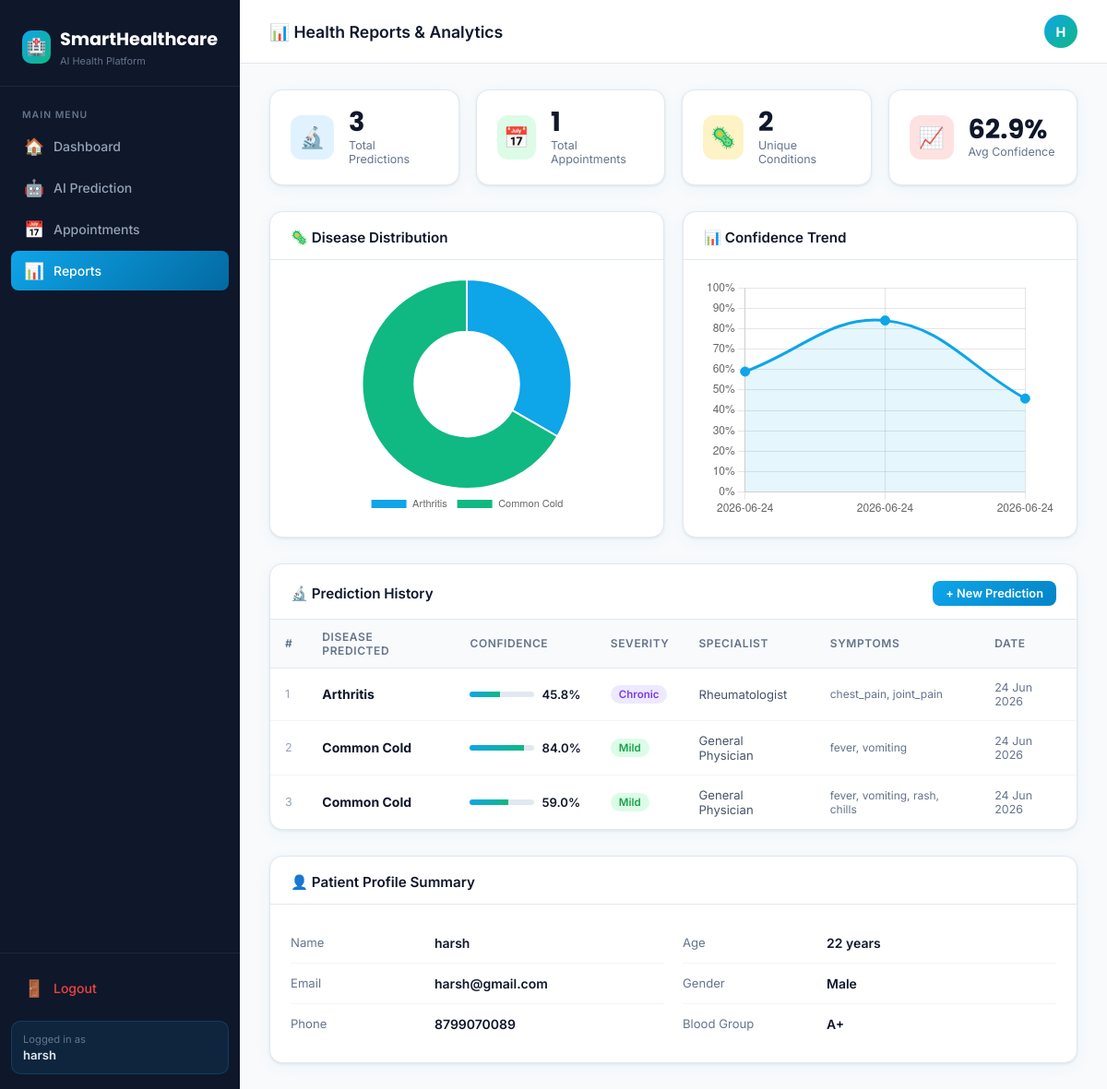
Screenshot of /reports (signed in) with the database file from the repository.
### app.py (models this page shows)
class Prediction(db.Model):
    id          = db.Column(db.Integer, primary_key=True)
    user_id     = db.Column(db.Integer, db.ForeignKey('user.id'))
    disease     = db.Column(db.String(100))
    confidence  = db.Column(db.Float)
    symptoms    = db.Column(db.String(500))
    severity    = db.Column(db.String(20))
    specialist  = db.Column(db.String(100))
    created_at  = db.Column(db.DateTime, default=datetime.utcnow)

class User(db.Model):
    id         = db.Column(db.Integer, primary_key=True)
    name       = db.Column(db.String(100), nullable=False)
    email      = db.Column(db.String(120), unique=True, nullable=False)
    password   = db.Column(db.String(200), nullable=False)
    age        = db.Column(db.Integer)
    gender     = db.Column(db.String(10))
    phone      = db.Column(db.String(15))
    blood_group= db.Column(db.String(5))
    created_at = db.Column(db.DateTime, default=datetime.utcnow)

### app.py (the view)
@app.route('/reports')
@login_required
def reports():
    user  = User.query.get(session['user_id'])
    preds = Prediction.query.filter_by(user_id=user.id).order_by(Prediction.created_at.desc()).all()
    apts  = Appointment.query.filter_by(user_id=user.id).order_by(Appointment.created_at.desc()).all()
    disease_counts = {}
    for p in preds:
        disease_counts[p.disease] = disease_counts.get(p.disease, 0) + 1
    return render_template('reports.html', user=user, predictions=preds,
                           appointments=apts, disease_counts=disease_counts)

### app.py (called while the page is built)
def login_required(f):
    from functools import wraps
    @wraps(f)
    def decorated(*args, **kwargs):
        if 'user_id' not in session:
            flash('Please login first.', 'warning')
            return redirect(url_for('login'))
        return f(*args, **kwargs)
    return decorated

### templates/reports.html (shortened to what this page needs)
<!DOCTYPE html>
<html lang="en">
<head>
<link rel="stylesheet" href="{{ url_for('static', filename='css/style.css') }}">
</head>
<body>
<div class="layout">
  {% include '_sidebar.html' %}
  <div class="main-content">
    <div class="topbar">
      <div class="topbar-title">📊 Health Reports & Analytics</div>
      <div class="topbar-right">
        <div class="user-avatar">{{ session.user_name[0].upper() }}</div>
      </div>
    </div>
    <div class="page-content">
      <div class="stats-grid">
        <div class="stat-card">
          <div class="stat-icon blue">🔬</div>
          <div>
            <div class="stat-value">{{ predictions|length }}</div>
            <div class="stat-label">Total Predictions</div>
          </div>
        </div>
        <div class="stat-card">
          <div class="stat-icon green">📅</div>
          <div>
            <div class="stat-value">{{ appointments|length }}</div>
            <div class="stat-label">Total Appointments</div>
          </div>
        </div>
        <div class="stat-card">
          <div class="stat-icon orange">🦠</div>
          <div>
            <div class="stat-value">{{ disease_counts|length }}</div>
            <div class="stat-label">Unique Conditions</div>
          </div>
        </div>
        <div class="stat-card">
          <div class="stat-icon red">📈</div>
          <div>
            <div class="stat-value">
              {% if predictions %}
                {{ (predictions | map(attribute='confidence') | sum / predictions|length)|round(1) }}%
              {% else %}—{% endif %}
            </div>
            <div class="stat-label">Avg Confidence</div>
          </div>
        </div>
      </div>
      <div class="grid-2">
        <div class="card">
          <div class="card-header"><span class="card-title">🦠 Disease Distribution</span></div>
          <div class="card-body">
            {% if disease_counts %}
            <div class="chart-container">
              <canvas id="diseaseChart"></canvas>
            </div>
            {% else %}
            <div style="text-align:center;padding:40px;color:#94a3b8">No data yet</div>
            {% endif %}
          </div>
        </div>
        <div class="card">
          <div class="card-header"><span class="card-title">📊 Confidence Trend</span></div>
          <div class="card-body">
            {% if predictions %}
            <div class="chart-container">
              <canvas id="confidenceChart"></canvas>
            </div>
            {% else %}
            <div style="text-align:center;padding:40px;color:#94a3b8">No data yet</div>
            {% endif %}
          </div>
        </div>
      </div>
      <div class="card mt-4">
        <div class="card-header">
          <span class="card-title">🔬 Prediction History</span>
          <a href="{{ url_for('prediction') }}" class="btn btn-primary btn-sm">+ New Prediction</a>
        </div>
        <div class="card-body" style="padding:0">
          {% if predictions %}
          <div class="table-wrap">
            <table>
              <thead>
                <tr>
                  <th>#</th>
                  <th>Disease Predicted</th>
                  <th>Confidence</th>
                  <th>Severity</th>
                  <th>Specialist</th>
                  <th>Symptoms</th>
                  <th>Date</th>
                </tr>
              </thead>
              <tbody>
              {% for p in predictions %}
              <tr>
                <td style="color:#94a3b8;font-size:.78rem">{{ loop.index }}</td>
                <td><strong>{{ p.disease }}</strong></td>
                <td>
                  <div style="display:flex;align-items:center;gap:8px">
                    <div style="width:70px;background:#e2e8f0;border-radius:4px;height:6px;overflow:hidden">
                      <div style="width:{{ p.confidence }}%;height:100%;background:linear-gradient(90deg,#0ea5e9,#10b981)"></div>
                    </div>
                    <span style="font-size:.82rem;font-weight:600">{{ p.confidence }}%</span>
                  </div>
                </td>
                <td><span class="badge badge-{{ p.severity.lower() }}">{{ p.severity }}</span></td>
                <td style="font-size:.82rem;color:#475569">{{ p.specialist }}</td>
                <td style="font-size:.75rem;color:#64748b;max-width:200px">
                  {{ p.symptoms[:60] }}{% if p.symptoms|length > 60 %}...{% endif %}
                </td>
                <td style="font-size:.78rem;color:#64748b">{{ p.created_at.strftime('%d %b %Y') }}</td>
              </tr>
              {% endfor %}
              </tbody>
            </table>
          </div>
          {% else %}
          <div style="padding:48px;text-align:center;color:#94a3b8">
            <div style="font-size:3rem">🔬</div>
            <p style="margin-top:12px">No prediction history yet</p>
            <a href="{{ url_for('prediction') }}" class="btn btn-primary btn-sm" style="margin-top:12px">Make First Prediction</a>
          </div>
          {% endif %}
        </div>
      </div>
      <div class="card mt-4">
        <div class="card-header"><span class="card-title">👤 Patient Profile Summary</span></div>
        <div class="card-body">
          <div class="grid-2">
            <div>
              <table style="width:100%">
                <tr><td style="padding:8px 0;color:#64748b;font-size:.82rem;width:140px">Name</td><td style="font-weight:600;font-size:.875rem">{{ user.name }}</td></tr>
                <tr><td style="padding:8px 0;color:#64748b;font-size:.82rem">Email</td><td style="font-weight:600;font-size:.875rem">{{ user.email }}</td></tr>
                <tr><td style="padding:8px 0;color:#64748b;font-size:.82rem">Phone</td><td style="font-weight:600;font-size:.875rem">{{ user.phone or 'N/A' }}</td></tr>
              </table>
            </div>
            <div>
              <table style="width:100%">
                <tr><td style="padding:8px 0;color:#64748b;font-size:.82rem;width:140px">Age</td><td style="font-weight:600;font-size:.875rem">{{ user.age or 'N/A' }} years</td></tr>
                <tr><td style="padding:8px 0;color:#64748b;font-size:.82rem">Gender</td><td style="font-weight:600;font-size:.875rem">{{ user.gender or 'N/A' }}</td></tr>
                <tr><td style="padding:8px 0;color:#64748b;font-size:.82rem">Blood Group</td><td style="font-weight:600;font-size:.875rem">{{ user.blood_group or 'N/A' }}</td></tr>
              </table>
            </div>
          </div>
        </div>
      </div>
    </div>
  </div>
</div>
<script>
{% if disease_counts %}
const diseaseLabels = {{ disease_counts.keys()|list|tojson }};
const diseaseCounts = {{ disease_counts.values()|list|tojson }};
const colors = ['#0ea5e9','#10b981','#f59e0b','#ef4444','#a78bfa','#ec4899','#14b8a6','#f97316','#6366f1','#84cc16'];
new Chart(document.getElementById('diseaseChart'), {
  type: 'doughnut',
  data: {
    labels: diseaseLabels,
    datasets: [{ data: diseaseCounts, backgroundColor: colors, borderWidth: 2, borderColor: '#fff' }]
  },
  options: {
    responsive: true, maintainAspectRatio: false,
    plugins: { legend: { position: 'bottom', labels: { font: { size: 11 } } } }
  }
});
{% endif %}
{% if predictions %}
const predLabels = {{ predictions|map(attribute='created_at')|map('string')|list|tojson }};
const predConf   = {{ predictions|map(attribute='confidence')|list|tojson }};
const cleanLabels = predLabels.map(d => d.substring(0,10));
new Chart(document.getElementById('confidenceChart'), {
  type: 'line',
  data: {
    labels: cleanLabels.reverse(),
    datasets: [{
      label: 'Confidence %',
      data: predConf.reverse(),
      borderColor: '#0ea5e9',
      backgroundColor: 'rgba(14,165,233,.1)',
      fill: true,
      tension: 0.4,
      pointBackgroundColor: '#0ea5e9',
      pointRadius: 5,
    }]
  },
  options: {
    responsive: true, maintainAspectRatio: false,
    plugins: { legend: { display: false } },
    scales: {
      y: { min: 0, max: 100, ticks: { callback: v => v + '%' } }
    }
  }
});
{% endif %}
</script>
</body>
</html>

### static/css/style.css (style rules this page uses)
:root { --primary: #0ea5e9; --primary-dark: #0284c7; --primary-light: #e0f2fe; --secondary: #10b981; --danger: #ef4444; --warning: #f59e0b; --dark: #0f172a; --dark2: #1e293b; --dark3: #334155; --muted: #64748b; --border: #e2e8f0; --bg: #f8fafc; --white: #ffffff; --card-shadow: 0 1px 3px rgba(0,0,0,.08), 0 4px 16px rgba(14,165,233,.06); --radius: 14px; --radius-sm: 8px; }
* { box-sizing: border-box; margin: 0; padding: 0; }
body { font-family: 'Inter', sans-serif; background: var(--bg); color: var(--dark); min-height: 100vh; }
a { text-decoration: none; color: var(--primary); }
.layout { display: flex; min-height: 100vh; }
.main-content { margin-left: 260px; flex: 1; min-height: 100vh; }
.topbar { background: var(--white); padding: 16px 32px; display: flex; align-items: center; justify-content: space-between; border-bottom: 1px solid var(--border); position: sticky; top: 0; z-index: 50; }
.topbar-title { font-size: 1.1rem; font-weight: 600; }
.topbar-right { display: flex; align-items: center; gap: 16px; }
.user-avatar { width: 36px; height: 36px; border-radius: 50%; background: linear-gradient(135deg, var(--primary), var(--secondary)); display: flex; align-items: center; justify-content: center; color: white; font-weight: 700; font-size: .9rem; }
.page-content { padding: 28px 32px; }
.card { background: var(--white); border-radius: var(--radius); box-shadow: var(--card-shadow); border: 1px solid var(--border); }
.card-header { padding: 18px 22px 14px; border-bottom: 1px solid var(--border); display: flex; align-items: center; justify-content: space-between; }
.card-title { font-size: .95rem; font-weight: 600; }
.card-body { padding: 20px 22px; }
.stats-grid { display: grid; grid-template-columns: repeat(4,1fr); gap: 18px; margin-bottom: 28px; }
.stat-card { background: var(--white); border-radius: var(--radius); padding: 20px 22px; box-shadow: var(--card-shadow); border: 1px solid var(--border); display: flex; align-items: center; gap: 16px; }
.stat-icon { width: 48px; height: 48px; border-radius: 12px; display: flex; align-items: center; justify-content: center; font-size: 1.4rem; }
.stat-icon.blue { background: #e0f2fe; }
.stat-icon.green { background: #dcfce7; }
.stat-icon.orange { background: #fef3c7; }
.stat-icon.red { background: #fee2e2; }
.stat-value { font-size: 1.8rem; font-weight: 700; line-height: 1; font-family: 'Poppins', sans-serif; }
.stat-label { font-size: .78rem; color: var(--muted); margin-top: 3px; }
.btn { display: inline-flex; align-items: center; gap: 7px; padding: 10px 20px; border-radius: var(--radius-sm); font-size: .875rem; font-weight: 600; cursor: pointer; border: none; transition: all .2s; font-family: inherit; }
.btn-primary { background: linear-gradient(135deg, var(--primary), var(--primary-dark)); color: white; }
.btn-sm { padding: 6px 14px; font-size: .8rem; }
.badge { display: inline-block; padding: 3px 9px; border-radius: 20px; font-size: .72rem; font-weight: 600; }
.badge-mild { background: #dcfce7; color: #16a34a; }
.badge-chronic { background: #ede9fe; color: #7c3aed; }
.table-wrap { overflow-x: auto; }
table { width: 100%; border-collapse: collapse; }
th { padding: 11px 16px; font-size: .75rem; font-weight: 600; text-transform: uppercase; letter-spacing: .05em; color: var(--muted); background: var(--bg); border-bottom: 1px solid var(--border); text-align: left; }
td { padding: 13px 16px; font-size: .875rem; border-bottom: 1px solid #f1f5f9; }
tr:last-child td { border-bottom: none; }
.chart-container { position: relative; height: 260px; }
.mt-4 { margin-top: 28px; }
.grid-2 { display: grid; grid-template-columns: 1fr 1fr; gap: 20px; }

### rows the page displays
Prediction: disease "Arthritis", confidence "45.8", severity "Chronic", specialist "Rheumatologist", symptoms "chest_pain, joint_pain", created_at "24 Jun 2026"
Prediction: disease "Common Cold", confidence "84.0", severity "Mild", specialist "General Physician", symptoms "fever, vomiting", created_at "24 Jun 2026"
Prediction: disease "Common Cold", confidence "59.0", severity "Mild", specialist "General Physician", symptoms "fever, vomiting, rash, chills", created_at "24 Jun 2026"
User: name "harsh", email "harsh@gmail.com", phone "8799070089", age "22", gender "Male", blood_group "A+"

### other values shown
{{ session.user_name }} "harsh"
{{ session.user_name[0].upper() }} "H"
{{ predictions|length }} "3"
{{ appointments|length }} "1"
{{ disease_counts|length }} "2"
chart data {{ disease_counts.keys()|list|tojson }} ["Arthritis", "Common Cold"]
chart data {{ disease_counts.values()|list|tojson }} [1, 2]
chart data {{ predictions|map(attribute='confidence')|list|tojson }} [45.8, 84.0, 59.0]
